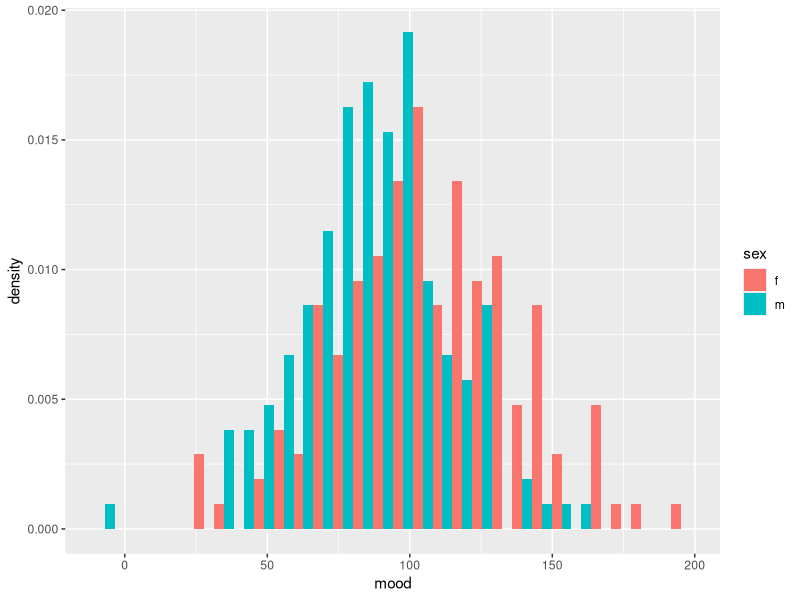
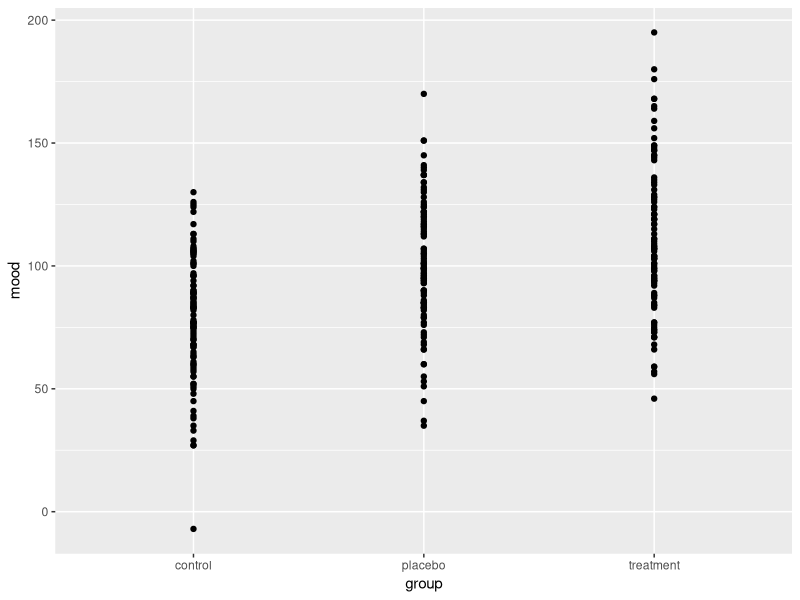
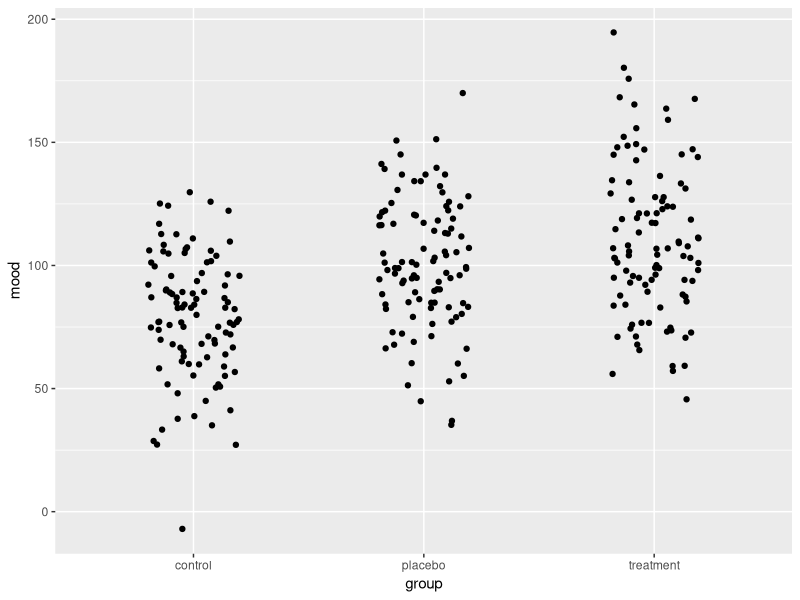
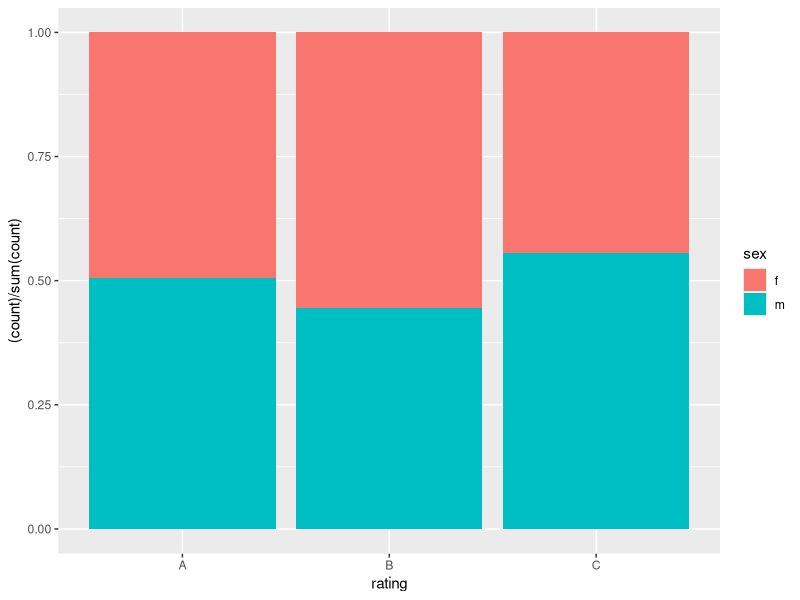
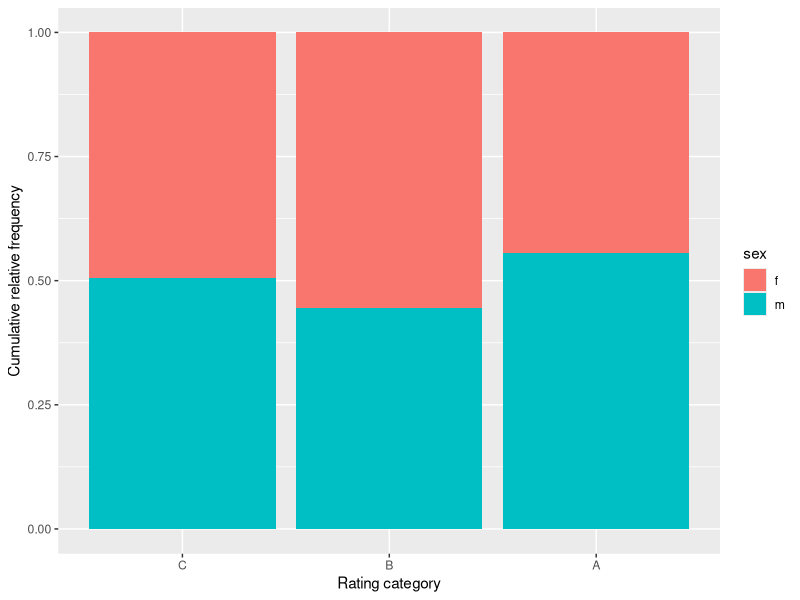
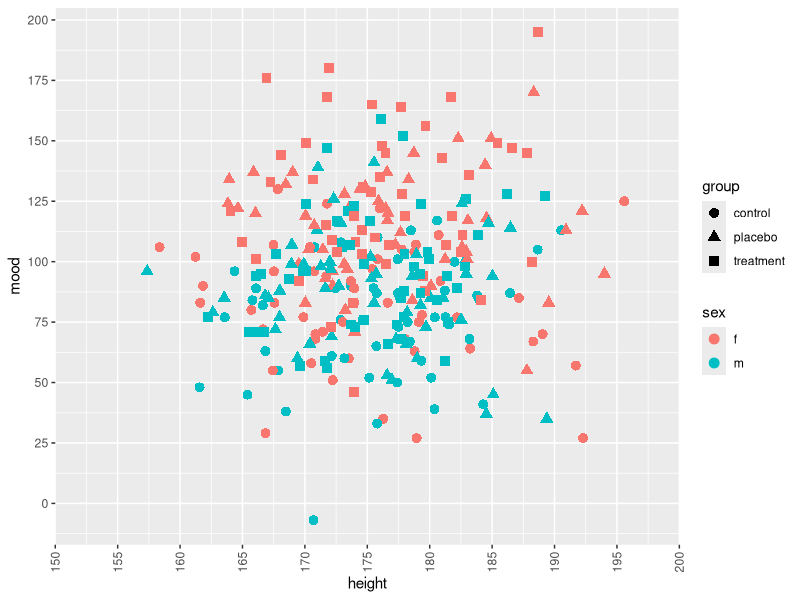
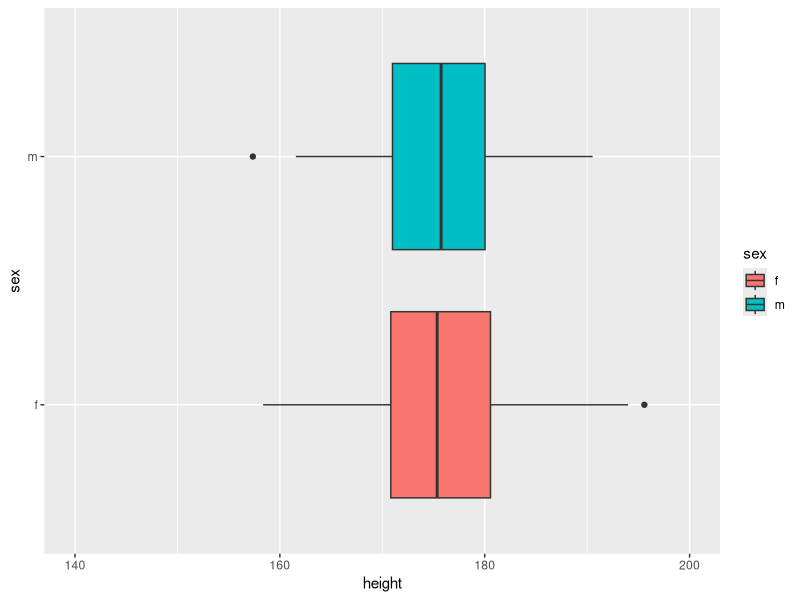
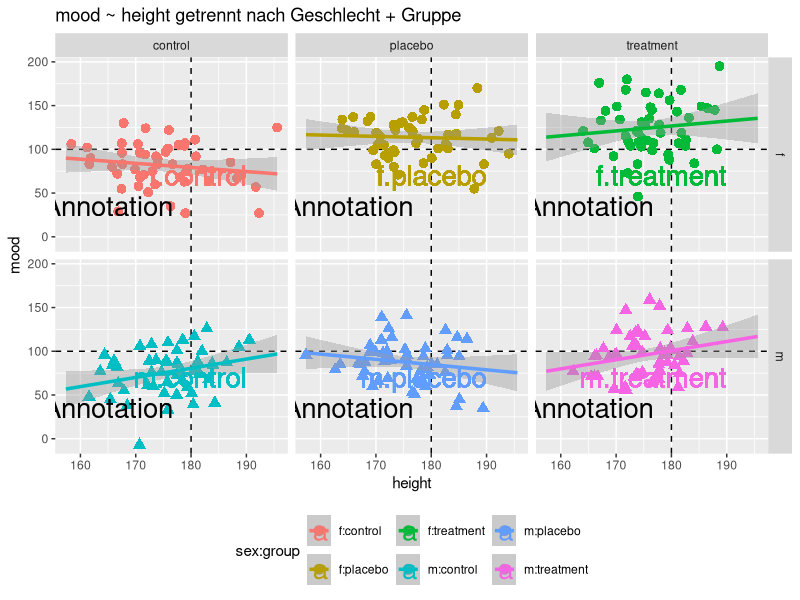

These figures' R source, in order:
## ---- chunk 1
wants <- c("ggplot2", "colorspace")
has   <- wants %in% rownames(installed.packages())
if(any(!has)) install.packages(wants[!has])
## ---- chunk 2
Njk    <- 50
P      <- 3
Q      <- 2
IQ     <- rnorm(P*Q*Njk, mean=100, sd=15)
height <- rnorm(P*Q*Njk, mean=175, sd=7)
rating <- factor(sample(LETTERS[1:3], Njk*P*Q, replace=TRUE))
sex    <- factor(rep(c("f", "m"), times=P*Njk))
group  <- factor(rep(c("control", "placebo", "treatment"), each=Q*Njk))
sgComb <- interaction(sex, group)
mood   <- round(rnorm(P*Q*Njk, mean=c(85, 80, 110, 90, 130, 100)[sgComb], sd=25))
myDf   <- data.frame(sex, group, sgComb, IQ, height, rating, mood)
## ---- chunk 3
library(ggplot2)
ggplot(myDf, aes(x=mood, fill=sex)) +
    geom_histogram(aes(y=..density..), position=position_dodge())
## ---- chunk 4
ggplot(myDf, aes(x=group, y=mood)) +
    geom_point()
## ---- chunk 5
ggplot(myDf, aes(x=group, y=mood)) +
    geom_point(position=position_jitter(width=0.2))
## ---- chunk 6
ggplot(myDf, aes(x=rating, group=sex, fill=sex)) +
    geom_bar(stat="count",
             aes(y=(..count..) / sum(..count..)),
             position=position_fill())
## ---- chunk 7
levels(myDf$rating)
levels(myDf$rating) <- rev(levels(myDf$rating))
ggplot(myDf, aes(x=rating, group=sex, fill=sex)) +
    geom_bar(stat="count",
             aes(y=(..count..) / sum(..count..)),
             position=position_fill()) +
    labs(x="Rating category", y="Cumulative relative frequency")
## ---- chunk 8
ggplot(myDf, aes(x=height, y=mood, colour=sex, shape=group)) +
    geom_point(size=3) +
    scale_x_continuous(limits=c(150, 200),
                       expand=c(0, 0),
                       breaks=seq(150, 200, by=5)) +
    scale_y_continuous(n.breaks=8) +
    guides(x=guide_axis(angle=90))
## ---- chunk 9
ggplot(myDf, aes(x=sex, y=height, fill=sex)) +
    geom_boxplot() +
    coord_flip(ylim=c(140, 200))
## ---- chunk 10
ggplot(myDf, aes(x=height, y=mood, colour=sex:group, shape=sex)) +
    geom_hline(aes(yintercept=100), linetype=2) +
    geom_vline(aes(xintercept=180), linetype=2) +
    geom_point(size=3) +
    geom_smooth(method=lm, se=TRUE, size=1.2, fullrange=TRUE) +
    facet_grid(sex ~ group) +
    labs(title="mood ~ height getrennt nach Geschlecht + Gruppe") +
    geom_text(aes(x=190, y=70, label=sgComb), size=7, hjust="right") +
    annotate("text", x=165, y=35, size=7, label="Annotation") +
    guides(shape=FALSE) +
    theme(legend.position="bottom")
## ---- chunk 11
library(colorspace)
(groupM <- aggregate(mood ~ sex + group, data=myDf, FUN=mean))

ggplot(groupM, aes(x=group, y=mood, color=sex, shape=sex, group=sex)) +
    geom_point(size=8, stroke=2) +
    geom_line(size=2, linetype="dashed") +
    scale_shape_discrete(solid=FALSE)

ggplot(myDf, aes(x=mood, fill=group)) +
    geom_histogram(aes(y=..density..), alpha=0.5) +
    geom_density(alpha=0.7) +
    scale_fill_discrete_qualitative()
## ---- chunk 12
ggplot(myDf, aes(x=mood, fill=group)) +
    geom_histogram(aes(y=..density..), alpha=0.5) +
    geom_density(alpha=0.7) +
    scale_fill_discrete_qualitative() +
    theme_bw()
## ---- chunk 13
ggplot(myDf, aes(x=sex, y=height, fill=sex)) +
    geom_boxplot() +
    coord_flip(ylim=c(140, 200)) +
    theme_minimal()
## ---- chunk 14
try(detach(package:ggplot2))
try(detach(package:colorspace))
